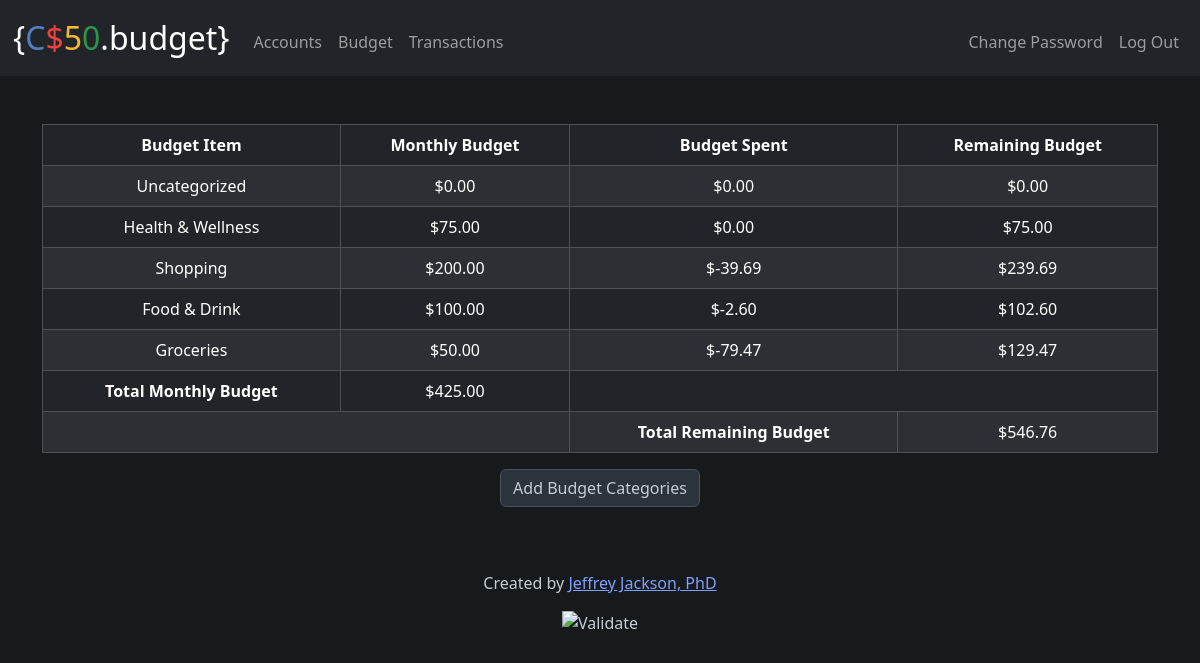
Screenshot of /budget (signed in) with the database file from the repository.
### tables this page shows
CREATE TABLE "budget_categories" (
    budget_id INTEGER PRIMARY KEY AUTOINCREMENT NOT NULL,
    name TEXT NOT NULL,
    keywords TEXT,
    monthly_budget NUMERIC NOT NULL DEFAULT 0.00,
    budget_spent NUMERIC NOT NULL DEFAULT 0.00,
    remaining_budget NUMERIC NOT NULL DEFAULT 0.00,
    user_id INTEGER NOT NULL,
    FOREIGN KEY (user_id) REFERENCES users(id)
);

### app.py (the view)
@app.route("/budget", methods=["GET", "POST"])
@login_required
def budget():
    user_id = session["user_id"]
    categories = db.execute(
        "SELECT name, monthly_budget, budget_spent, remaining_budget FROM budget_categories WHERE user_id = ?", user_id
    )
    total_monthly_budget = db.execute(
        "SELECT SUM(monthly_budget) as total_monthly_budget FROM budget_categories WHERE user_id = ?", user_id
    )[0]["total_monthly_budget"]
    total_remaining_budget = db.execute(
        "SELECT SUM(remaining_budget) as total_remaining_budget FROM budget_categories WHERE user_id = ?", user_id
    )[0]["total_remaining_budget"]
    if request.method == "GET":
        return render_template("budget.html", categories=categories, total_monthly_budget=total_monthly_budget, total_remaining_budget=total_remaining_budget, usd=usd)

### app.py (called while the page is built)
@app.after_request
def after_request(response):
    response.headers["Cache-Control"] = "no-cache, no-store, must-revalidate"
    response.headers["Expires"] = 0
    response.headers["Pragma"] = "no-cache"
    return response

### helpers.py (called while the page is built)
def login_required(f):
    @wraps(f)
    def decorated_function(*args, **kwargs):
        if session.get("user_id") is None:
            return redirect("/login")
        return f(*args, **kwargs)
    return decorated_function

def usd(value):
    return f"${value:,.2f}"

### templates/budget.html (shortened to what this page needs)
{% extends "layout.html" %}
{% block main %}
    <table class="table table-bordered table-striped table-dark mb-3">
        <thead>
            <tr>
                <th scope="col">Budget Item</th>
                <th scope="col">Monthly Budget</th>
                <th scope="col">Budget Spent</th>
                <th scope="col">Remaining Budget</th>
            </tr>
        </thead>
        <tbody>
            {% for category in categories %}
                <tr>
                    <td> {{ category.name }}</td>
                    <td> {{ usd(category.monthly_budget) }}</td>
                    <td> {{ usd(category.budget_spent) }} </td>
                    <td> {{ usd(category.remaining_budget) }}</td>
                </tr>
            {% endfor %}
            <tr class="bg-success">
                <th scope="row">Total Monthly Budget</th>
                <td>{{ usd(total_monthly_budget) }}</td>
                <th scope="row" colspan="2"></th>
            </tr>
            <tr class="bg-success">
                <th scope="row" colspan="2"></th>
                <th scope="row">Total Remaining Budget</th>
                <td >{{ usd(total_remaining_budget) }}</td>
            </tr>
        </tbody>
    </table>
    <form action="/categories" method="get">
        <button class="btn btn-primary mb-3" type="submit">Add Budget Categories</button>
    </form>
{% endblock %}

### static/dark-theme.css (style rules this page uses)
body { color: #eee; background-color: #161a1d; }
button.btn { color: #c5ccd3; border-color: #495057; background-color: #2c333a; }

### rows the page displays
budget_categories: name "Uncategorized", monthly_budget "$0.00", budget_spent "$0.00", remaining_budget "$0.00"
budget_categories: name "Health & Wellness", monthly_budget "$75.00", budget_spent "$0.00", remaining_budget "$75.00"
budget_categories: name "Shopping", monthly_budget "$200.00", budget_spent "$-39.69", remaining_budget "$239.69"
budget_categories: name "Food & Drink", monthly_budget "$100.00", budget_spent "$-2.60", remaining_budget "$102.60"
budget_categories: name "Groceries", monthly_budget "$50.00", budget_spent "$-79.47", remaining_budget "$129.47"

### other values shown
{{ usd(total_monthly_budget) }} "$425.00"
{{ usd(total_remaining_budget) }} "$546.76"
